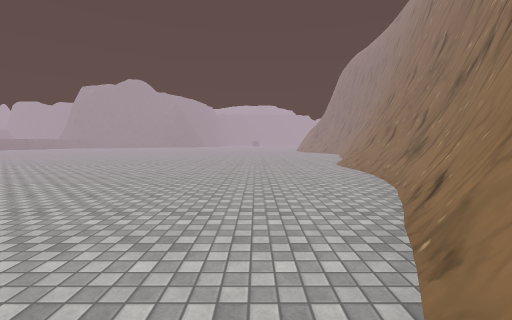
[1] (above)

21 first-person views from a walk through a scene from a Unity 3-D project. The camera is 1.4 m above the floor, tilts 4° down and sees 90° across. The floor is counted in squares, 2 m on a side. Each view is taken from the middle of a square. On the plan, view 1 faces up. The plan holds only what a view shows up to about 9 squares ahead; the rest is blank. The place goes on beyond the plan. The player character is not drawn. Some surface patterns are stand-ins.

[2]
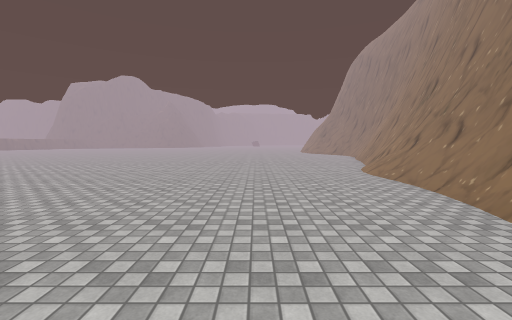

[3]
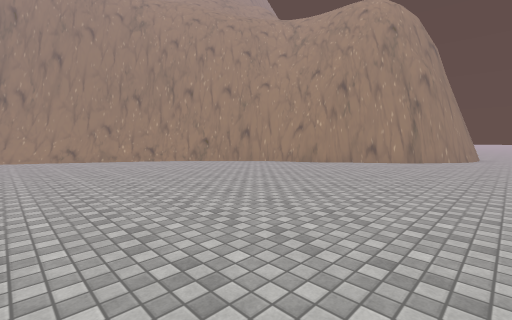

[4]
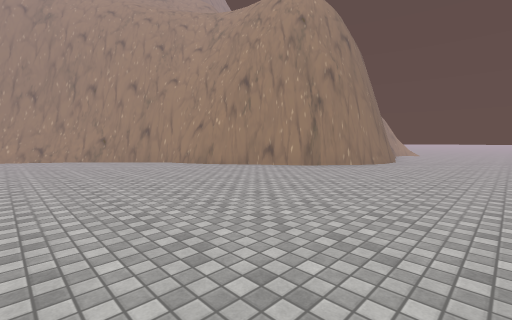

[5]
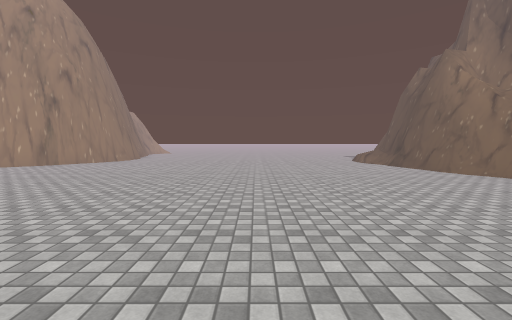

[6]
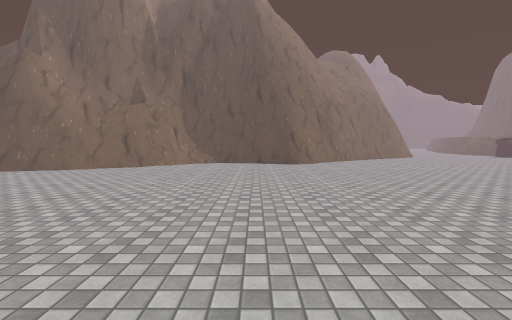

[7]
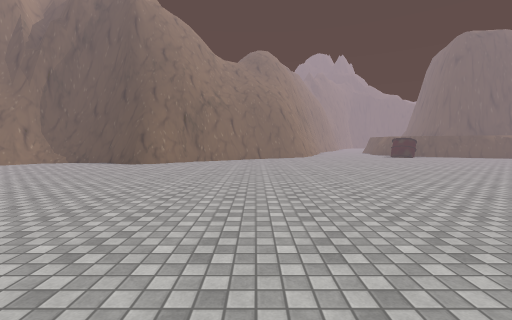

[8]
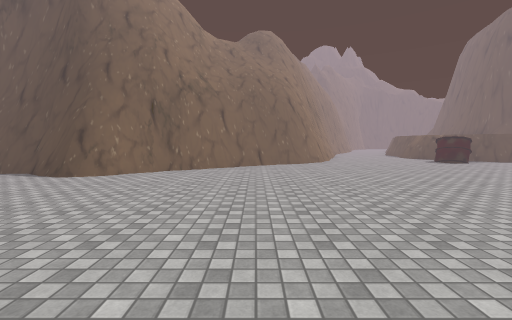

[9]
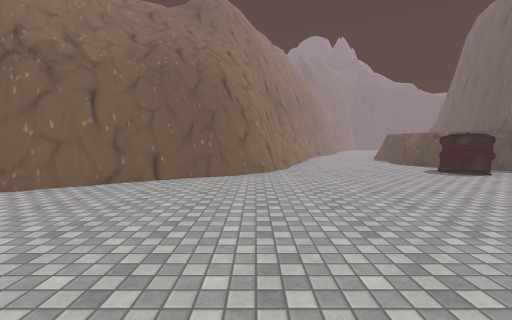

[10]
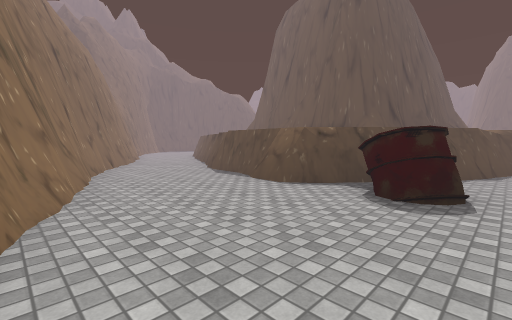

[11]
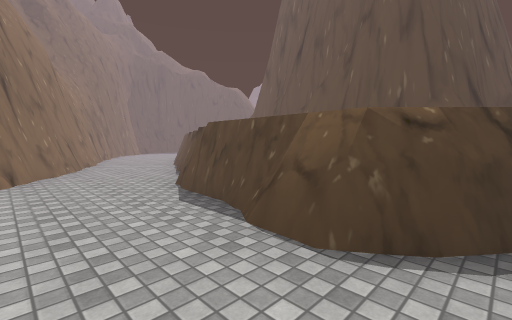

[12]
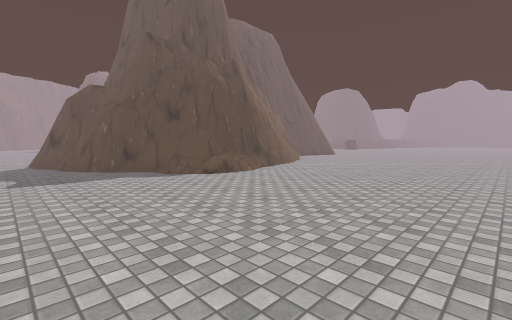

[13]
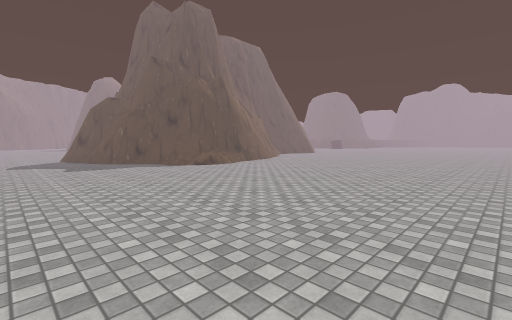

[14]
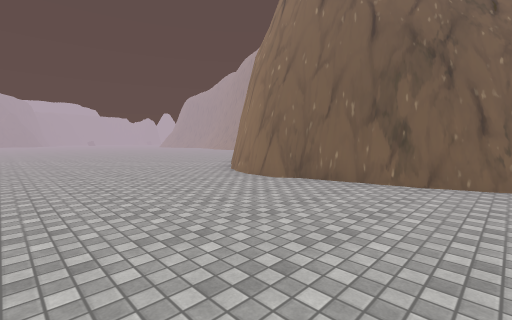

[15]
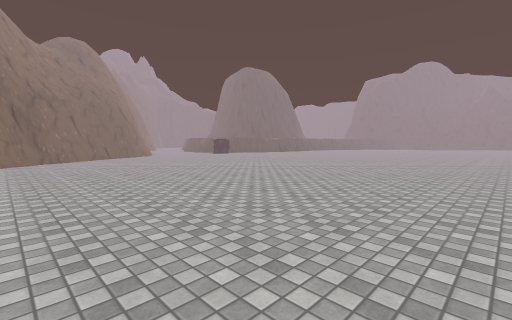

[16]
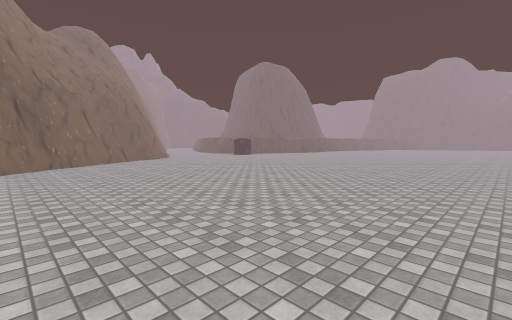

[17]
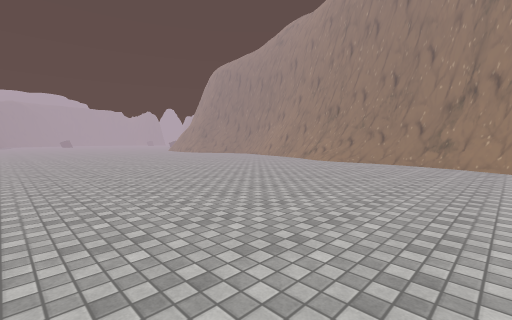

[18]
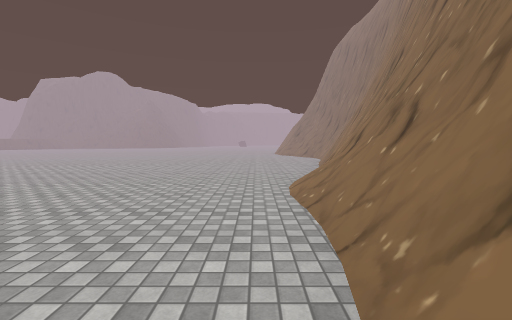

[19]
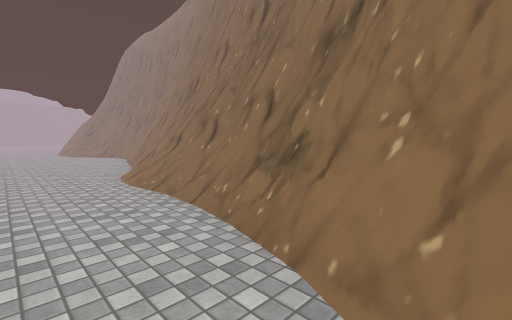

[20]
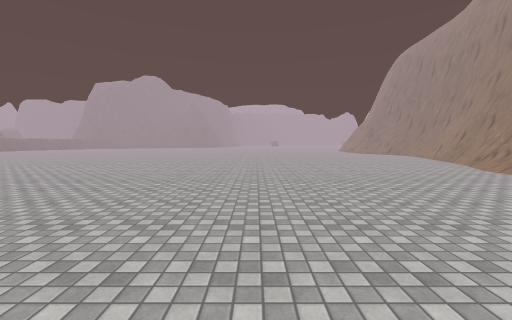

[21]
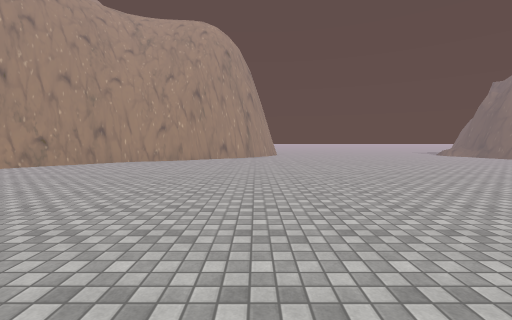

### Floor plan
Key: @ floor where view 1 was taken; # wall or solid block; . floor; / step, stairs or slope; O other object.
Columns run from 34 left of view 1 to 4 right of it. Each row starts with its distance up from view 1.
 13 ##.....###.O.....  ......   ...........
 12   ##.....................   ..........#
 11     #.................................#
 10      ###..............................#
  9         ##.........................../#
  8           ##........................./
  7             #............ ...........#
  6             #............  ..........#
  5              #........... ...........#
  4               #......................#
  3               #.....................#
  2               #.....................#
  1               #....................#
  0               #...................@#
 -1               #...................#
 -2                #.................#
 -3                 #..............##
 -4                 #.............#
 -5                  #..........##
 -6                  #.........#
 -7                  #........#
 -8                 #.........#
 -9                ##.........#
-10           .. ###...........#
-11           .................#
-12             ...............#

Where each view was taken, in squares from view 1:
view 1: 0 up, 0 right, facing up
view 2: 2 up, 0 right, facing up
view 3: 4 up, 9 left, facing down-right
view 4: 1 up, 11 left, facing down-right
view 5: 2 up, 13 left, facing down
view 6: 1 up, 11 left, facing left
view 7: 6 up, 11 left, facing left
view 8: 6 up, 14 left, facing left
view 9: 8 up, 17 left, facing left
view 10: 9 up, 22 left, facing up-left
view 11: 11 up, 24 left, facing up-left
view 12: 11 down, 12 left, facing up-left
view 13: 12 down, 10 left, facing up-left
view 14: 12 down, 12 left, facing up-right
view 15: 3 up, 10 left, facing up-left
view 16: 3 up, 12 left, facing up-left
view 17: 3 up, 6 left, facing up-right
view 18: 4 up, 2 right, facing up
view 19: 3 up, 1 right, facing up-right
view 20: 2 up, 3 left, facing up
view 21: 6 up, 7 left, facing down
